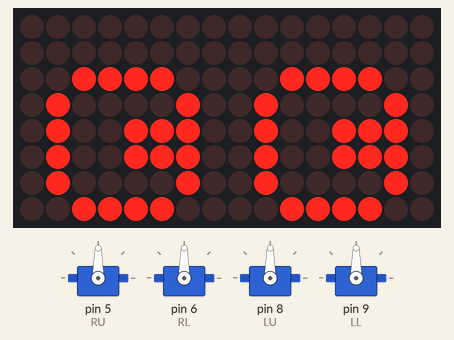
A sketch run on a simulated Arduino Nano, built with avr-gcc and run on an emulated ATmega328P. Shown: 4 × servo, 16×8 LED matrix. What the sketch prints to the serial monitor is not drawn.

Above: at 2.1 s.
At 3.7 s:
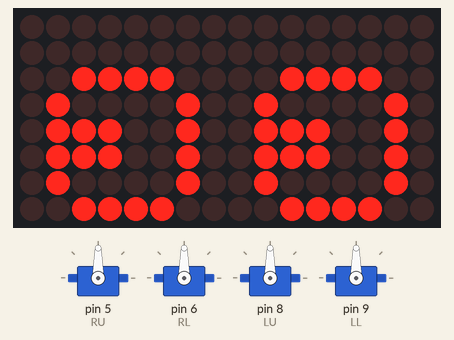
At 5.2 s:
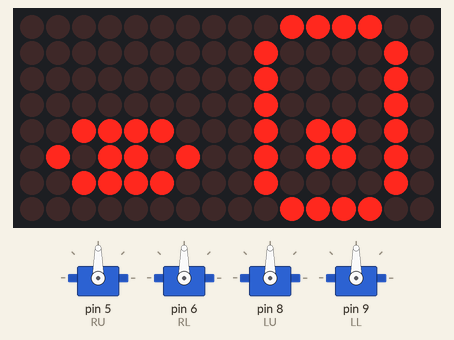
At 6.7 s:
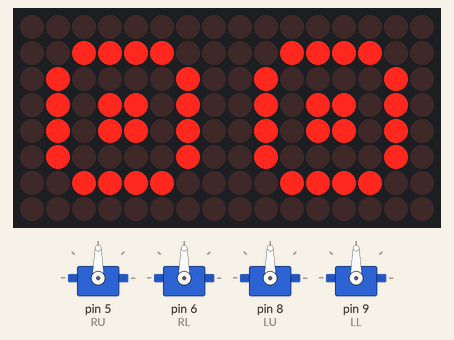
At 29.3 s:
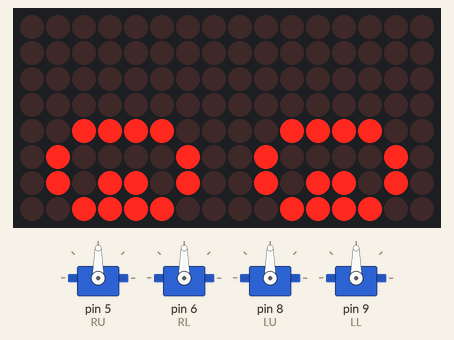
At 38.36 s:
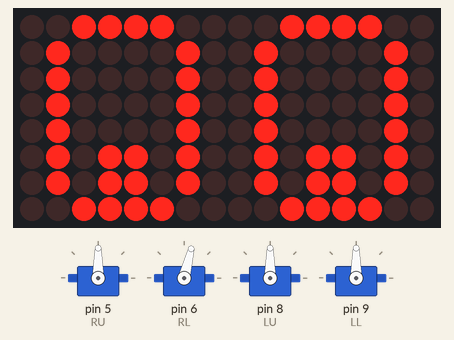
Timing chart, 0 to 40.0 s (numbered marks = the images above):
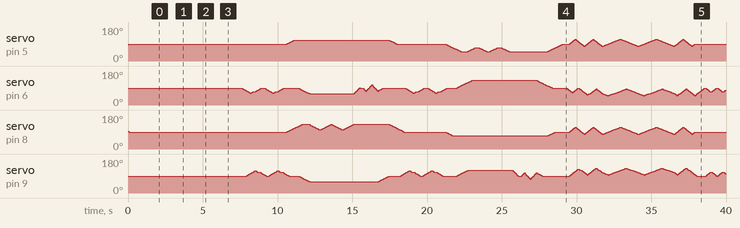

The sketch:

Robi_tanzt.ino
```cpp
/*************************************************************************************************
                                      PROGRAMMINFO
**************************************************************************************************
Funktion: ROBI tanzt - 2 x MAX72xx Display changed eyes

!!!In der Programmzeile 233 den Modus einstellen:
//Programmauswahl - Nur EIN Programm aktivieren!!!
//#define INSTALL
//#define CALIBRATION
#define RUN

**************************************************************************************************
Version: 28.10.2026
**************************************************************************************************
Board: NANO V3 old Bootloader
**************************************************************************************************
C++ Arduino IDE V1.8.13
**************************************************************************************************
Einstellungen:
https://dl.espressif.com/dl/package_esp32_index.json
http://dan.drown.org/stm32duino/package_STM32duino_index.json
https://raw.githubusercontent.com/espressif/arduino-esp32/gh-pages/package_esp32_dev_index.json
*************************************************************************************************
    RU.attach(5);    // Servo rechts oben an pin 5
    RL.attach(6);   // Servo rechts unten an pin 6
    LU.attach(8);   // Servo links oben an pin pin 8
    LL.attach(9);   // Servo links unten an pin 9

    MAX72xx - NANO
    VCC - 5V
    GND - GND
    DIN - D11
    CS -  D10
    CLK - D13

**************************************************************************************************/

#include "LedControl.h" //V1.0.6
LedControl lc=LedControl(11,13,10,2); //DIN, CLK, CS, Anzahl der Module

#include "VarSpeedServo.h"
#include <NewPing.h>

VarSpeedServo RU;  //rechts oben
VarSpeedServo RL;  //rechts unten
VarSpeedServo LU;  //links oben
VarSpeedServo LL;  //links unten

NewPing sonar(4,3,200);
                                                     //vel(min), delay_Forward(max) = (5, 2000)
const int vel = 40, vel_Back = 15;                   //vel(mid), delay_Forward(mid) = (20, 750)
const int delay_Forward = 300, delay_Back = 750;     //vel(max), delay_Forward(min)= (256, 50)
                                                     //Empfelung ---> (10, 700) (50, 500) (100, 100) (100, 300) (100, 500)

int vel_Dance1 = 30,    vel_Dance2 = 25,    vel_Dance3 = 40;
int delay_Dance1 = 300, delay_Dance2 = 750, delay_Dance3 = 200;

int vel_Dance4 = 40,    vel_Dance5 = 40,    vel_Dance6 = 30;
int delay_Dance4 = 400, delay_Dance5 = 400, delay_Dance6 = 500;

const int array_cal[4] = {90,90,90,90};
int RU_Degree = 0, LU_Degree = array_cal[2] + 5;

const int num_dance1 = 10;
const int array_dance1[num_dance1][4] =
{
//slide links 0-4
    {0,-20,0,0},
    {0,-40,0,20},
    {0,-20,0,40},
    {0,0,0,20},
    {0,0,0,0},

//slide rechts 5-9
    {0,0,0,20},
    {0,-20,0,40},
    {0,-40,0,20},
    {0,-20,0,0},
    {0,0,0,0},
};

const int num_dance2 = 32;
const int array_dance2[num_dance2][4] =
{
//linker Fuß 0-15
    {20,0,40,0},
    {20,-30,40,-30},
    {20,-30,10,-30},
    {20,-30,40,-30},
    {20,-30,10,-30},

    {20,-30,40,-30},
    {20,0,40,-30},
    {20,80,40,-30},
    {20,0,40,-30},
    {20,-80,40,-30},
    {20,0,40,-30},
    {20,80,40,-30},
    {20,0,40,-30},
    {20,-30,40,-30},
    {20,0,40,0},
    {0,0,0,0},

//rechter Fuß 16-31
    {-40,0,-20,0},
    {-40,40,-20,30},
    {-20,40,-20,30},
    {-40,40,-20,30},
    {-20,40,-20,30},

    {-40,40,-20,30},
    {-40,40,-20,0},
    {-40,40,-20,-80},
    {-40,40,-20,0},
    {-40,40,-20,80},
    {-40,40,-20,0},
    {-40,40,-20,-80},
    {-40,40,-20,0},
    {-40,40,-20,30},
    {-40,0,-20,0},
    {0,0,0,0},
};

const int num_dance3 = 8;        //split step
const int array_dance3[num_dance3][4] =
{
    {0,-40,0,0},
    {20,-30,20,20},
    {40,0,40,30},
    {0,0,0,40},
    {-20,-20,-20,30},
    {-40,-30,-40,0},

    {0,-40,0,0},
    {0,0,0,0},
};

const int num_dance4 = 20;      //nach innen und beschleunigen
const int array_dance4[num_dance4][4] =
{
    {0,-20,0,20},
    {0,0,0,0},
    {0,-20,0,20},
    {0,0,0,0},
    {0,-20,0,20},
    {0,0,0,0},
    {0,-20,0,20},
    {0,0,0,0},

    {0,-50,0,50},
    {0,0,0,0},
    {0,-50,0,50},
    {0,0,0,0},
    {0,-50,0,50},
    {0,0,0,0},
    {0,-50,0,50},
    {0,0,0,0},

    {0,-40,0,40},
    {0,-50,0,50},
    {0,-60,0,60},
    {0,0,0,0,},
};

const int num_dance5 = 17;
const int array_dance5[num_dance5][4] =
{
    {35,0,15,0},    //beide Beine berühren lassen
    {35,30,15,30},
    {-35,30,15,30},
    {-20,0,15,0},
    {0,0,0,0},

    {0,-40,0,40},    //nach innen und drehen Beine
    {-30,-40,-20,40},
    {0,-40,0,40},
    {20,-40,30,40},


    {0,-40,0,40},    //An Ort und Stelle auf und ab gehen und Beine drehen
    {20,-40,-20,40},
    {20,-20,-20,20},
    {20,0,-20,0},
    {-20,-10,20,10},
    {-10,-30,10,30},

    {0,-40,0,40},
    {0,0,0,0},
};

const int num_dance6 = 32;
const int array_dance6[num_dance6][4] =
{
    {0,-40,0,-20},        //weitergehen
    {25,-40,18,-20},
    {25,0,18,0},
    {0,20,0,40},
    {-18,20,-25,40},
    {-18,0,-25,0},

    {0,-40,0,-20},        //rausziehen
    {25,-40,18,-20},
    {0,0,0,0},
    {0,20,0,40},
    {-18,20,-25,40},
    {0,0,0,0},

    {0,-40,0,-20},        //rausziehen - zurück
    {-25,-40,-18,-20},
    {-25,0,-18,0},
    {0,20,0,40},
    {18,20,25,40},
    {18,0,25,0},

    {0,-40,0,-20},        //vorwärts
    {30,-40,30,-20},
    {30,0,30,0},
    {0,20,0,40},
    {-30,20,-30,40},
    {-30,0,-30,0},

    {0,-40,0,-20},        //zurück
    {-30,-40,-30,-20},
    {-30,0,-30,0},
    {0,20,0,40},
    {30,20,30,40},
    {30,0,30,0},

    {15,0,15,0},
    {0,0,0,0},
};

//Programmauswahl - Nur EIN Programm aktivieren!!!
//#define INSTALL
//#define CALIBRATION
#define RUN

void Servo_Init()
{
    RU.attach(5);    // Servo rechts oben an pin 5
    RL.attach(6);   // Servo rechts unten an pin 6
    LU.attach(8);   // Servo links oben an pin pin 8
    LL.attach(9);   // Servo links unten an pin 9
}

void Adjust()                            // Vermeide das schnelle Spinnen des Servos bei der Initialisierung
{                                        // RU,LU geht von array_cal[0] - 5 ,array_cal[2] + 5 Grad auf array_cal[0],array_cal[2] Grad
    for(RU_Degree = array_cal[0] - 5; RU_Degree <= array_cal[0]; RU_Degree += 1) {
        RU.write(RU_Degree);             // in Schritten von 1 Grad
        LU.write(LU_Degree--);           // sage den Servo, dass er zu RU_Degreeition gehen soll, LU_Degreeition in der Variable "RU_Degree", "LU_Degree"
        delay(15);                       // wartet 15ms, bis der Servo die RU_Degreeition erreicht hat
    }
}

bool TooClose()
{
    int tooclose = 0;
    for(int a=0; a<5; a++) {
        delay(50);
        int din = sonar.ping_in();
        if (din < 7 && din > 0) tooclose++;
    }
    if (tooclose < 5) return 1;
    return 0;
}

void Slide_2_Left(int times)
{
    for(int time1 = 0; time1 < times; time1++) {
        for(int z=0; z<5; z++) {
            RU.slowmove (array_cal[0] + array_dance1[z][0] , vel_Dance1);
            RL.slowmove (array_cal[1] + array_dance1[z][1] , vel_Dance1);
            LU.slowmove (array_cal[2] + array_dance1[z][2] , vel_Dance1);
            LL.slowmove (array_cal[3] + array_dance1[z][3] , vel_Dance1);
            delay(delay_Dance1);
        }
    }
}

void Slide_2_Right(int times)
{
    for(int time1 = 0; time1 < times; time1++) {
        for(int z=5; z<10; z++) {
            RU.slowmove (array_cal[0] + array_dance1[z][0] , vel_Dance1);
            RL.slowmove (array_cal[1] + array_dance1[z][1] , vel_Dance1);
            LU.slowmove (array_cal[2] + array_dance1[z][2] , vel_Dance1);
            LL.slowmove (array_cal[3] + array_dance1[z][3] , vel_Dance1);
            delay(delay_Dance1);
        }
    }
}

void Left_Foot_Support()
{
    for(int z=0; z<16; z++) { //z<12
        if ( z > 5 && z < 14) {   //z(1,10)
            vel_Dance2 = 50;
            delay_Dance2 = 200;
        }
        else {
        vel_Dance2 = 25;
        delay_Dance2 = 750;
        }

        RU.slowmove (array_cal[0] + array_dance2[z][0] , vel_Dance2);
        RL.slowmove (array_cal[1] + array_dance2[z][1] , vel_Dance2);
        LU.slowmove (array_cal[2] + array_dance2[z][2] , vel_Dance2);
        LL.slowmove (array_cal[3] + array_dance2[z][3] , vel_Dance2);
        delay(delay_Dance2);
    }
}

void Right_Foot_Support()
{
    for(int z=16; z<32; z++) { //z<24
        if ( z > 21 && z < 30) {   //z(13,22)
            vel_Dance2 = 50;
            delay_Dance2 = 200;
        }
        else {
        vel_Dance2 = 25;
        delay_Dance2 = 750;
        }

        RU.slowmove (array_cal[0] + array_dance2[z][0] , vel_Dance2);
        RL.slowmove (array_cal[1] + array_dance2[z][1] , vel_Dance2);
        LU.slowmove (array_cal[2] + array_dance2[z][2] , vel_Dance2);
        LL.slowmove (array_cal[3] + array_dance2[z][3] , vel_Dance2);
        delay(delay_Dance2);
    }
}

void Dancing1_2()
{
    Slide_2_Left(2);
    Left_Foot_Support();

    Slide_2_Right(2);
    Right_Foot_Support();
}

void Dancing3(int Times = 1, int Vel = 40, int Delay = 250, int low = 0, int high = 0)
{
    for(int time3 = 0; time3 < Times; time3++) {
        for(int z=0; z<6; z++) {
            if ( time3 > 1 && time3 < 4) {
            vel_Dance3 = Vel;
            delay_Dance3 = Delay;
            }
            else {
            vel_Dance3 = 40;
            delay_Dance3 = 200;
            }

            RU.slowmove (array_cal[0] + array_dance3[z][0] , vel_Dance3);
            RL.slowmove (array_cal[1] + array_dance3[z][1] , vel_Dance3);
            LU.slowmove (array_cal[2] + array_dance3[z][2] , vel_Dance3);
            LL.slowmove (array_cal[3] + array_dance3[z][3] , vel_Dance3);
            delay(delay_Dance3);
        }
    }
    for(int z=6; z<8; z++) {
            RU.slowmove (array_cal[0] + array_dance3[z][0] , vel_Dance3);
            RL.slowmove (array_cal[1] + array_dance3[z][1] , vel_Dance3);
            LU.slowmove (array_cal[2] + array_dance3[z][2] , vel_Dance3);
            LL.slowmove (array_cal[3] + array_dance3[z][3] , vel_Dance3);
            delay(delay_Dance3);
        }
}

void Dancing4()
{
    for(int z=0; z<num_dance4; z++) {
        if ( z > 17) {
            vel_Dance4 = 10;
            delay_Dance4 = 1500;
            }
        else {
            vel_Dance4 = 40;
            delay_Dance4 = 400;
            }

        RU.slowmove (array_cal[0] + array_dance4[z][0] , vel_Dance4);
        RL.slowmove (array_cal[1] + array_dance4[z][1] , vel_Dance4);
        LU.slowmove (array_cal[2] + array_dance4[z][2] , vel_Dance4);
        LL.slowmove (array_cal[3] + array_dance4[z][3] , vel_Dance4);
        delay(delay_Dance4);
    }
}

void Dancing5()
{
    for(int x = 0; x < 3; x++) {
        for(int z=0; z<5; z++) {
            RU.slowmove (array_cal[0] + array_dance5[z][0] , vel_Dance5);
            RL.slowmove (array_cal[1] + array_dance5[z][1] , vel_Dance5);
            LU.slowmove (array_cal[2] + array_dance5[z][2] , vel_Dance5);
            LL.slowmove (array_cal[3] + array_dance5[z][3] , vel_Dance5);
            delay(delay_Dance5);
        }
    }

    for(int x = 0; x < 2; x++) {
        for(int z=5; z<9; z++) {
            RU.slowmove (array_cal[0] + array_dance5[z][0] , 30);
            RL.slowmove (array_cal[1] + array_dance5[z][1] , 30);
            LU.slowmove (array_cal[2] + array_dance5[z][2] , 30);
            LL.slowmove (array_cal[3] + array_dance5[z][3] , 30);
            delay(550);
        }
    }

    for(int x = 0; x < 3; x++) {
        for(int z=9; z<15; z++) {
            RU.slowmove (array_cal[0] + array_dance5[z][0] , vel_Dance5);
            RL.slowmove (array_cal[1] + array_dance5[z][1] , vel_Dance5);
            LU.slowmove (array_cal[2] + array_dance5[z][2] , vel_Dance5);
            LL.slowmove (array_cal[3] + array_dance5[z][3] , vel_Dance5);
            delay(300);
        }
    }
    for(int z=15; z<17; z++) {
            RU.slowmove (array_cal[0] + array_dance5[z][0] , 10);
            RL.slowmove (array_cal[1] + array_dance5[z][1] , 10);
            LU.slowmove (array_cal[2] + array_dance5[z][2] , 10);
            LL.slowmove (array_cal[3] + array_dance5[z][3] , 10);
            delay(1500);
        }
}

void Dancing6()
{
    const int array_cal_0 = array_cal[0] + 10 , array_cal_2 = array_cal[2] - 10;

    for(int x = 0; x < 3; x++) {
        for(int z=0; z<6; z++) {
            RU.slowmove (array_cal_0 + array_dance6[z][0] , vel_Dance6);
            RL.slowmove (array_cal[1] + array_dance6[z][1] , vel_Dance6);
            LU.slowmove (array_cal_2 + array_dance6[z][2] , vel_Dance6);
            LL.slowmove (array_cal[3] + array_dance6[z][3] , vel_Dance6);
            delay(delay_Dance6);
        }
    }

    for(int x = 0; x < 3; x++) {
        for(int z=6; z<12; z++) {
            RU.slowmove (array_cal_0 + array_dance6[z][0] , 40);
            RL.slowmove (array_cal[1] + array_dance6[z][1] , 40);
            LU.slowmove (array_cal_2 + array_dance6[z][2] , 40);
            LL.slowmove (array_cal[3] + array_dance6[z][3] , 40);
            delay(400);
        }
    }

    for(int x = 0; x < 3; x++) {
        for(int z=12; z<18; z++) {
            RU.slowmove (array_cal_0 + array_dance6[z][0] , vel_Dance6);
            RL.slowmove (array_cal[1] + array_dance6[z][1] , vel_Dance6);
            LU.slowmove (array_cal_2 + array_dance6[z][2] , vel_Dance6);
            LL.slowmove (array_cal[3] + array_dance6[z][3] , vel_Dance6);
            delay(delay_Dance6);
        }
    }
    for(int x = 0; x < 3; x++) {
        for(int z=18; z<24; z++) {
            RU.slowmove (array_cal[0] + array_dance6[z][0] , vel_Dance6);
            RL.slowmove (array_cal[1] + array_dance6[z][1] , vel_Dance6);
            LU.slowmove (array_cal[2] + array_dance6[z][2] , vel_Dance6);
            LL.slowmove (array_cal[3] + array_dance6[z][3] , vel_Dance6);
            delay(delay_Dance6);
        }
    }

    for(int x = 0; x < 3; x++) {
        for(int z=24; z<30; z++) {
            RU.slowmove (array_cal[0] + array_dance6[z][0] , vel_Dance6);
            RL.slowmove (array_cal[1] + array_dance6[z][1] , vel_Dance6);
            LU.slowmove (array_cal[2] + array_dance6[z][2] , vel_Dance6);
            LL.slowmove (array_cal[3] + array_dance6[z][3] , vel_Dance6);
            delay(delay_Dance6);
        }
    }
    for(int z=30; z<32; z++) {
            RU.slowmove (array_cal[0] + array_dance5[z][0] , 10);
            RL.slowmove (array_cal[1] + array_dance5[z][1] , 10);
            LU.slowmove (array_cal[2] + array_dance5[z][2] , 10);
            LL.slowmove (array_cal[3] + array_dance5[z][3] , 10);
            delay(1500);
        }
}

void eyes(){
  lc.setRow(0,0,B00000000);
  lc.setRow(0,1,B00111100);
  lc.setRow(0,2,B01000010);
  lc.setRow(0,3,B01011010);
  lc.setRow(0,4,B01011010);
  lc.setRow(0,5,B01000010);
  lc.setRow(0,6,B00111100);
  lc.setRow(0,7,B00000000);

  lc.setRow(1,0,B00000000);
  lc.setRow(1,1,B00111100);
  lc.setRow(1,2,B01000010);
  lc.setRow(1,3,B01011010);
  lc.setRow(1,4,B01011010);
  lc.setRow(1,5,B01000010);
  lc.setRow(1,6,B00111100);
  lc.setRow(1,7,B00000000);
}

void eyeswink(){
  lc.setRow(0,0,B00000000);
  lc.setRow(0,1,B00000000);
  lc.setRow(0,2,B00000000);
  lc.setRow(0,3,B00000000);
  lc.setRow(0,4,B00111100);
  lc.setRow(0,5,B01011010);
  lc.setRow(0,6,B00111100);
  lc.setRow(0,7,B00000000);

  lc.setRow(1,0,B00111100);
  lc.setRow(1,1,B01000010);
  lc.setRow(1,2,B01000010);
  lc.setRow(1,3,B01000010);
  lc.setRow(1,4,B01011010);
  lc.setRow(1,5,B01011010);
  lc.setRow(1,6,B01000010);
  lc.setRow(1,7,B00111100);
}

void eyesclose(){
  // 2 x Eyes close
  lc.setRow(0,0,B00000000);
  lc.setRow(0,1,B00000000);
  lc.setRow(0,2,B00000000);
  lc.setRow(0,3,B00000000);
  lc.setRow(0,4,B00111100);
  lc.setRow(0,5,B01000010);
  lc.setRow(0,6,B01011010);
  lc.setRow(0,7,B00111100);

  lc.setRow(1,0,B00000000);
  lc.setRow(1,1,B00000000);
  lc.setRow(1,2,B00000000);
  lc.setRow(1,3,B00000000);
  lc.setRow(1,4,B00111100);
  lc.setRow(1,5,B01000010);
  lc.setRow(1,6,B01011010);
  lc.setRow(1,7,B00111100);
}

void eyesclose2(){
  // 2 x Eyes up
  lc.setRow(0,0,B00000000);
  lc.setRow(0,1,B00000000);
  lc.setRow(0,2,B00000000);
  lc.setRow(0,3,B00000000);
  lc.setRow(0,4,B00111100);
  lc.setRow(0,5,B01000010);
  lc.setRow(0,6,B01011010);
  lc.setRow(0,7,B00111100);

  lc.setRow(1,0,B00000000);
  lc.setRow(1,1,B00000000);
  lc.setRow(1,2,B00000000);
  lc.setRow(1,3,B00000000);
  lc.setRow(1,4,B00111100);
  lc.setRow(1,5,B01000010);
  lc.setRow(1,6,B01011010);
  lc.setRow(1,7,B00111100);
}


void eyesdown(){
  // 2 x Eyes down
  lc.setRow(0,0,B00111100);
  lc.setRow(0,1,B01000010);
  lc.setRow(0,2,B01000010);
  lc.setRow(0,3,B01000010);
  lc.setRow(0,4,B01000010);
  lc.setRow(0,5,B01011010);
  lc.setRow(0,6,B01011010);
  lc.setRow(0,7,B00111100);

  lc.setRow(1,0,B00111100);
  lc.setRow(1,1,B01000010);
  lc.setRow(1,2,B01000010);
  lc.setRow(1,3,B01000010);
  lc.setRow(1,4,B01000010);
  lc.setRow(1,5,B01011010);
  lc.setRow(1,6,B01011010);
  lc.setRow(1,7,B00111100);
}

void eyesleft(){
  // 2 x Eyes left
  lc.setRow(0,0,B00000000);
  lc.setRow(0,1,B00000000);
  lc.setRow(0,2,B00111100);
  lc.setRow(0,3,B01000010);
  lc.setRow(0,4,B01110010);
  lc.setRow(0,5,B01110010);
  lc.setRow(0,6,B01000010);
  lc.setRow(0,7,B00111100);

  lc.setRow(1,0,B00000000);
  lc.setRow(1,1,B00000000);
  lc.setRow(1,2,B00111100);
  lc.setRow(1,3,B01000010);
  lc.setRow(1,4,B01110010);
  lc.setRow(1,5,B01110010);
  lc.setRow(1,6,B01000010);
  lc.setRow(1,7,B00111100);
}

    void eyesright(){
  // 2 x Eyes right
  lc.setRow(0,0,B00000000);
  lc.setRow(0,1,B00000000);
  lc.setRow(0,2,B00111100);
  lc.setRow(0,3,B01000010);
  lc.setRow(0,4,B01001110);
  lc.setRow(0,5,B01001110);
  lc.setRow(0,6,B01000010);
  lc.setRow(0,7,B00111100);

  lc.setRow(1,0,B00000000);
  lc.setRow(1,1,B00000000);
  lc.setRow(1,2,B00111100);
  lc.setRow(1,3,B01000010);
  lc.setRow(1,4,B01001110);
  lc.setRow(1,5,B01001110);
  lc.setRow(1,6,B01000010);
  lc.setRow(1,7,B00111100);
}

    void eyesangry(){
   //2 x Eyes angry
  lc.setRow(0,0,B00000010);
  lc.setRow(0,1,B00000110);
  lc.setRow(0,2,B00001010);
  lc.setRow(0,3,B00010010);
  lc.setRow(0,4,B00101010);
  lc.setRow(0,5,B01011010);
  lc.setRow(0,6,B01000010);
  lc.setRow(0,7,B00111100);

  lc.setRow(1,0,B01000000);
  lc.setRow(1,1,B01100000);
  lc.setRow(1,2,B01010000);
  lc.setRow(1,3,B01001000);
  lc.setRow(1,4,B01010100);
  lc.setRow(1,5,B01011010);
  lc.setRow(1,6,B01000010);
  lc.setRow(1,7,B00111100);
}


void setup()
{
Serial.begin(11500);

Serial.print("lets go");

  for(int i=0;i<2;i++){
    lc.shutdown(i,false);
    lc.setIntensity(i,8);
    lc.clearDisplay(i);
  }


#ifdef INSTALL
    Servo_Init();

    RU.slowmove (90 , vel);
    RL.slowmove (90 , vel);
    LU.slowmove (90 , vel);
    LL.slowmove (90 , vel);
    while(1);
#endif

#ifdef CALIBRATION
    Servo_Init();
    Adjust();

    RL.slowmove (array_cal[1] , vel);
    LL.slowmove (array_cal[3] , vel);
    delay(2000);
    while(1);
#endif

#ifdef RUN
    Servo_Init();
    Adjust();

    RL.slowmove (array_cal[1] , vel);
    LL.slowmove (array_cal[3] , vel);
    delay(2000);
#endif
}

void loop()
{
   eyesright();
   delay(1500);
   eyesleft();
   delay(1500);
   eyeswink();
   delay(1500);
   eyes();
   delay(1000);


    Dancing1_2();
    eyesclose2();
    delay(500);


    Dancing3(5,20,400);
    eyesdown();
    delay(500);


    Dancing4();
    eyesleft();
    delay(500);

    Dancing5();
    eyesright();
    delay(500);

    Dancing6();
    eyesclose();
    delay(3000);

    eyesangry();
    while(1);

}
```

Measured:
- what the display in image 0 shows lasts 1.5 s, from 2.1 s to 3.6 s
